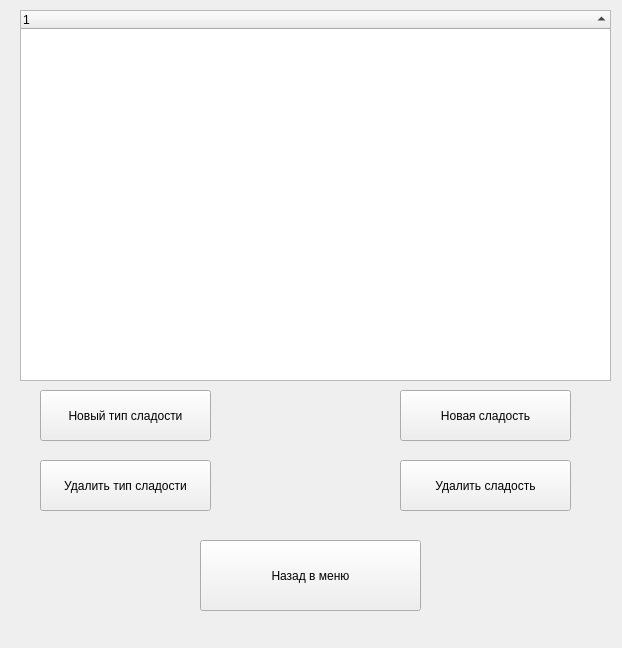
<?xml version="1.0" encoding="UTF-8"?>
<ui version="4.0">
 <class>TableOfTables</class>
 <widget class="QWidget" name="TableOfTables">
  <property name="geometry">
   <rect>
    <x>0</x>
    <y>0</y>
    <width>622</width>
    <height>648</height>
   </rect>
  </property>
  <property name="windowTitle">
   <string>Таблица</string>
  </property>
  <widget class="QPushButton" name="pushButton">
   <property name="geometry">
    <rect>
     <x>200</x>
     <y>540</y>
     <width>221</width>
     <height>71</height>
    </rect>
   </property>
   <property name="text">
    <string>Назад в меню</string>
   </property>
  </widget>
  <widget class="QPushButton" name="pushButton_2">
   <property name="geometry">
    <rect>
     <x>40</x>
     <y>390</y>
     <width>171</width>
     <height>51</height>
    </rect>
   </property>
   <property name="text">
    <string>Новый тип сладости</string>
   </property>
  </widget>
  <widget class="QTreeWidget" name="treeWidget">
   <property name="enabled">
    <bool>true</bool>
   </property>
   <property name="geometry">
    <rect>
     <x>20</x>
     <y>10</y>
     <width>591</width>
     <height>371</height>
    </rect>
   </property>
   <property name="editTriggers">
    <set>QAbstractItemView::DoubleClicked</set>
   </property>
   <property name="sortingEnabled">
    <bool>true</bool>
   </property>
   <property name="expandsOnDoubleClick">
    <bool>false</bool>
   </property>
   <column>
    <property name="text">
     <string notr="true">1</string>
    </property>
   </column>
  </widget>
  <widget class="QPushButton" name="pushButton_3">
   <property name="geometry">
    <rect>
     <x>400</x>
     <y>390</y>
     <width>171</width>
     <height>51</height>
    </rect>
   </property>
   <property name="text">
    <string>Новая сладость</string>
   </property>
  </widget>
  <widget class="QPushButton" name="pushButton_4">
   <property name="geometry">
    <rect>
     <x>40</x>
     <y>460</y>
     <width>171</width>
     <height>51</height>
    </rect>
   </property>
   <property name="text">
    <string>Удалить тип сладости</string>
   </property>
  </widget>
  <widget class="QPushButton" name="pushButton_5">
   <property name="geometry">
    <rect>
     <x>400</x>
     <y>460</y>
     <width>171</width>
     <height>51</height>
    </rect>
   </property>
   <property name="text">
    <string>Удалить сладость</string>
   </property>
  </widget>
 </widget>
 <resources/>
 <connections/>
</ui>
